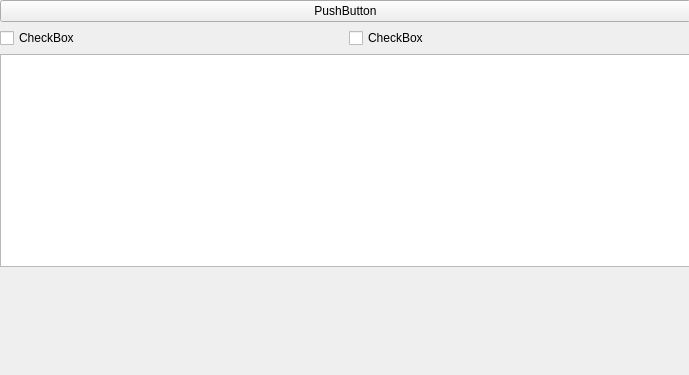
<?xml version="1.0" encoding="UTF-8"?>
<ui version="4.0">
 <class>MainWindow</class>
 <widget class="QMainWindow" name="MainWindow">
  <property name="geometry">
   <rect>
    <x>0</x>
    <y>0</y>
    <width>689</width>
    <height>375</height>
   </rect>
  </property>
  <property name="windowTitle">
   <string>MainWindow</string>
  </property>
  <widget class="QWidget" name="centralwidget">
   <widget class="QWidget" name="verticalLayoutWidget">
    <property name="geometry">
     <rect>
      <x>0</x>
      <y>0</y>
      <width>691</width>
      <height>267</height>
     </rect>
    </property>
    <layout class="QVBoxLayout" name="verticalLayout">
     <item>
      <widget class="QPushButton" name="pushButton">
       <property name="text">
        <string>PushButton</string>
       </property>
      </widget>
     </item>
     <item>
      <layout class="QHBoxLayout" name="horizontalLayout">
       <item>
        <widget class="QCheckBox" name="checkBox_2">
         <property name="text">
          <string>CheckBox</string>
         </property>
        </widget>
       </item>
       <item>
        <widget class="QCheckBox" name="checkBox">
         <property name="text">
          <string>CheckBox</string>
         </property>
        </widget>
       </item>
      </layout>
     </item>
     <item>
      <widget class="QListView" name="listView"/>
     </item>
    </layout>
   </widget>
  </widget>
 </widget>
 <resources/>
 <connections/>
</ui>
